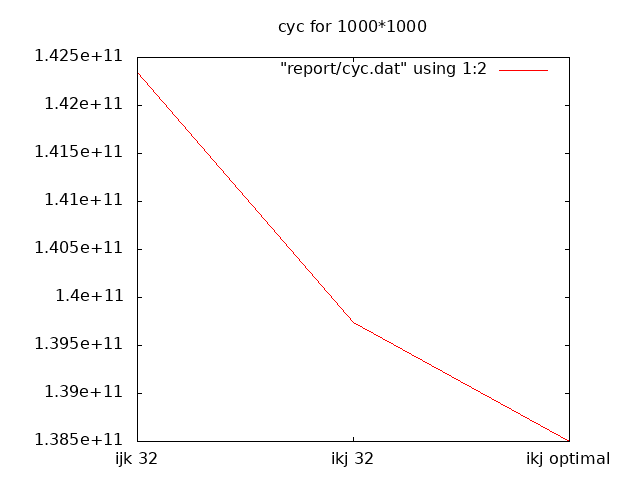

Write the gnuplot code that produced this figure.
set terminal png
set output "report/cyc.png"
set xtics ("ijk 32" 0, "ikj 32" 1,"ikj optimal" 2)
set title "cyc for 1000*1000"
plot "report/cyc.dat" using 1:2 with lines
